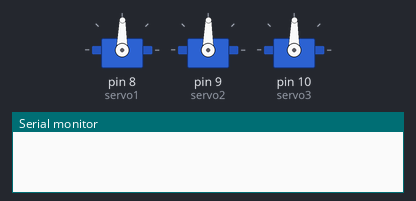
Bench run of a sketch on a simulated Arduino Uno, built with avr-gcc and run on an emulated ATmega328P. On the bench: 3 × servo, the last lines printed to the serial monitor.

Above: at 0.05 s.
At 0.85 s:
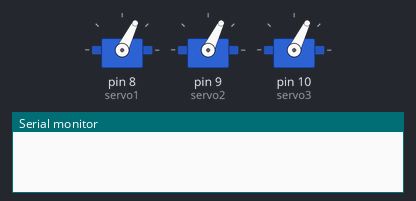
At 1.4 s:
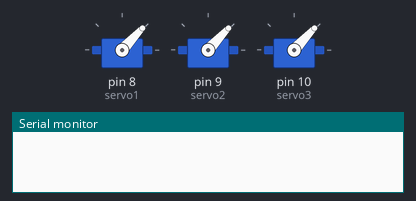
At 2.75 s:
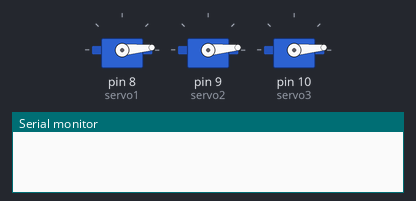
At 4.1 s:
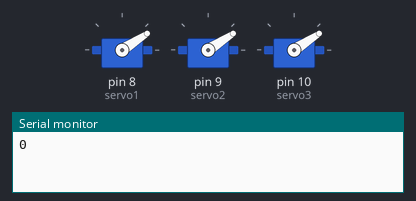
At 5.5 s:
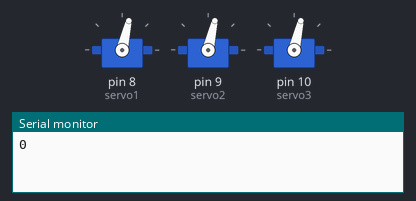
Timing chart, 0 to 7.7 s (numbered marks = the images above):
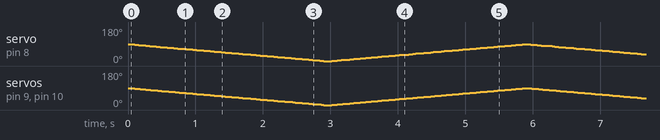

The sketch:

sweep_3_servos.ino
```cpp
#include <VarSpeedServo.h>

VarSpeedServo servo1;
VarSpeedServo servo2;
VarSpeedServo servo3;
int vel=20;
int angle;
int init_angle=0;
int final_angle=90;

void setup() {
  // put your setup code here, to run once:

  servo1.attach(8);
  servo2.attach(9);
  servo3.attach(10);
  Serial.begin(115200);
}

void loop() {
  // put your main code here, to run repeatedly:


     //vel=analogRead(0);
     angle=init_angle;
     servo1.write(angle,vel,false);
     servo2.write(angle,vel,false);
     servo3.write(angle,vel,true);

    Serial.println(angle);
    delay(100);

    angle=final_angle;
    servo1.write(angle,vel,false);
    servo2.write(angle,vel,false);
    servo3.write(angle,vel,true);
    Serial.println(angle);


}
```
